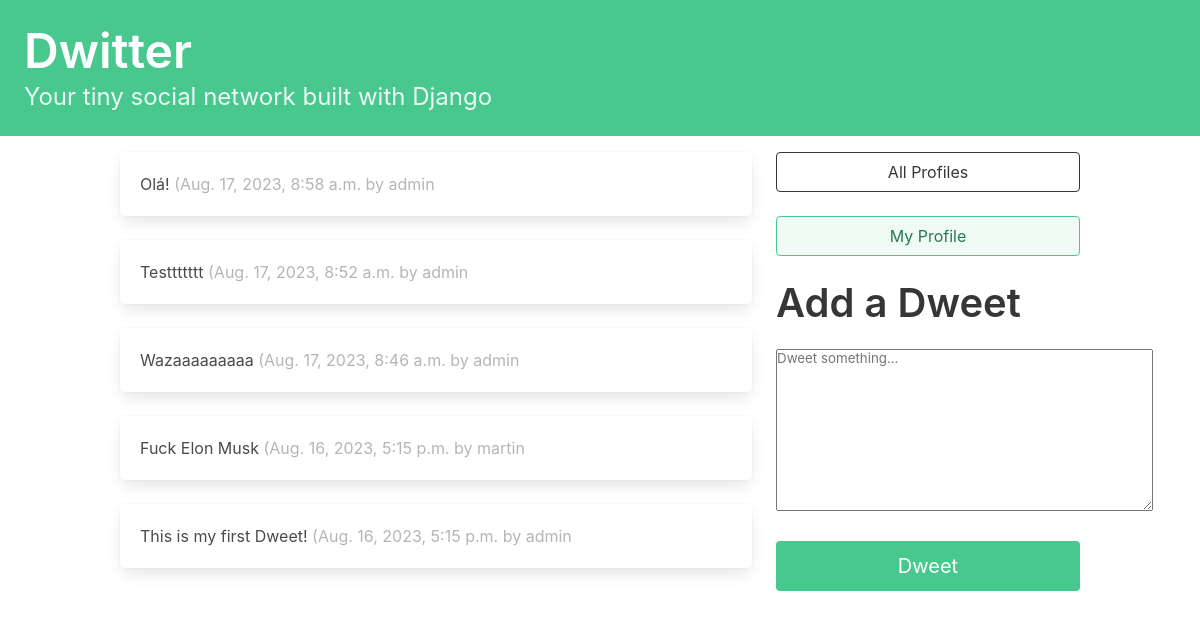
/ (signed in), run on the app's committed database.
### dwitter/models.py (models this page shows, shortened)
class Dweet(models.Model):
    user = models.ForeignKey(
        User,
        related_name='dweets',
        on_delete=models.DO_NOTHING
    )
    body = models.CharField(max_length=140)
    created_at = models.DateTimeField(auto_now_add=True)

### dwitter/views.py (the view)
# urls.py: path('', dashboard, name='dashboard'),
def dashboard(request):
    form = DweetForm(request.POST or None)
    if request.method == 'POST':
        if form.is_valid():
            dweet = form.save(commit=False)
            dweet.user = request.user
            dweet.save()
            return redirect("dwitter:dashboard")
    followed_tweets = Dweet.objects.filter(
        user__profile__in=request.user.profile.follows.all()
    ).order_by('-created_at')
    context = {
        'form': form,
        'dweets': followed_tweets
    }
    return render(request, 'dwitter/dashboard.html', context)

### dwitter/forms.py
class DweetForm(forms.ModelForm):
    body = forms.CharField(
        required=True,
        widget=forms.widgets.Textarea(
            attrs={
                'placeholder': 'Dweet something...',
                'class': 'text-area is-success is-medium is-fullwidth'
            }
        ),
        label=''
    )
    class Meta:
        model = Dweet
        exclude = ("user", )

### dwitter/templates/dwitter/dashboard.html (shortened to what this page needs)
{% extends 'base.html' %}
{% block content %}
<div class="column">
    {% for dweet in dweets %}
    <div class="box">
        {{ dweet.body }}
        <span class="is-small has-text-grey-light">
          ({{ dweet.created_at }} by {{ dweet.user.username }}
      </span>
    </div>
    {% endfor %}
</div>
<div class="column is-one-third">
    <div class="block">
        <a href="{% url 'dwitter:profile_list' %}">
            <button class="button is-dark is-outlined is-fullwidth">
                All Profiles
            </button>
        </a>
    </div>
    <div class="block">
        <a href="{% url 'dwitter:profile' request.user.profile.id %} ">
            <button class="button is-success is-light is-outlined is-fullwidth">
                My Profile
            </button>
        </a>
    </div>
    <div class="block">
        <div class="block">
            <h2 class="title is-2">
                Add a Dweet
            </h2>
        </div>
        <div class="block">
            <form method="post">
                {{ form.as_p }}
                <button class="button is-success is-fullwidth is-medium mt-5"
                        type="submit">
                    Dweet
                </button>
            </form>
        </div>
    </div>
</div>
{% endblock content %}

### data on the page
Dweet: body "Olá!", created_at "Aug. 17, 2023, 8:58 a.m.", user.username "admin"
Dweet: body "Testtttttt", created_at "Aug. 17, 2023, 8:52 a.m.", user.username "admin"
Dweet: body "Wazaaaaaaaaa", created_at "Aug. 17, 2023, 8:46 a.m.", user.username "admin"
Dweet: body "Fuck Elon Musk", created_at "Aug. 16, 2023, 5:15 p.m.", user.username "martin"
Dweet: body "This is my first Dweet!", created_at "Aug. 16, 2023, 5:15 p.m.", user.username "admin"
